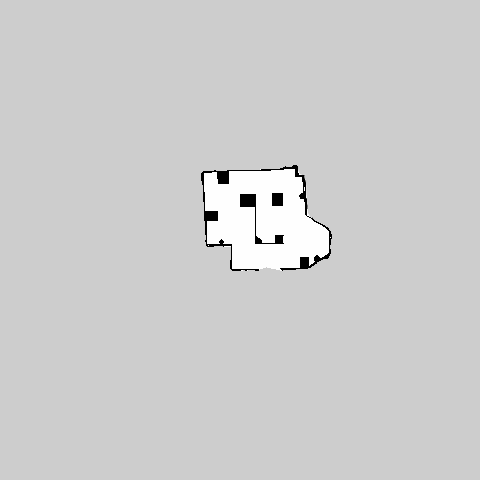
#> input picture src/task3/config/map2_edited.pgm, 480 x 480 px, found by its file name
$ python test.py
#> lines starting #> are read from the running program, lines starting #| are printed output that depends on the picture; after the words box and inside, x2 and y2 are one past the last pixel; in counts of white or black regions, pixels touching at a corner belong together
import cv2
import numpy as np
import matplotlib.pyplot as plt
from sklearn.cluster import KMeans

def main():
    # Read map
    map = cv2.imread('/home/nik/ros_repo/rins23/src/task3/config/map2_edited.pgm', cv2.IMREAD_GRAYSCALE)
#> map is the input picture: shape (480, 480); min 0, max 254, mean 205.4
    # cv2.imshow('map', map)
    # cv2.waitKey(0)

    scaled_map = cv2.resize(map, (0, 0), fx=1/4, fy=1/4)

    # Show scaled map
    # cv2.imshow('scaled_map', scaled_map)
    # cv2.waitKey(0)

    # Binary map
    binary_map = map.copy()
    binary_map = np.where(map == 254, 1, 0).astype(np.uint8)
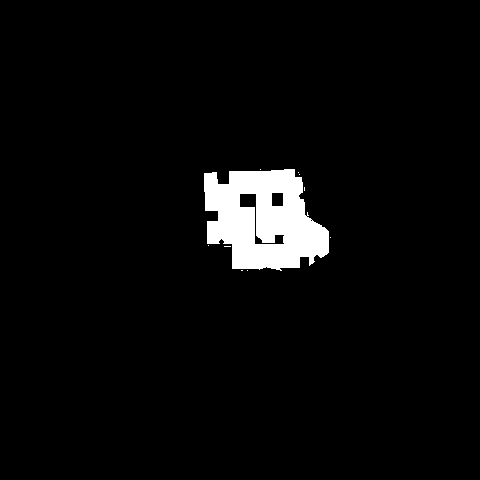
#> binary_map: shape (480, 480); values 0 (black) and 1 (white), 3.9% white; 10 white regions (9 under 20 px), largest, box (x1, y1, x2, y2) and area: (204, 169, 329, 271) 8939

    # Show binary map
    # cv2.imshow('binary_map', binary_map)
    # cv2.waitKey(0)

    plt.imshow(binary_map, cmap='gray')
    plt.show()

    # Erode
    kernel = cv2.getStructuringElement(cv2.MORPH_ELLIPSE, (3, 3))
    eroded_map = cv2.erode(binary_map, kernel)
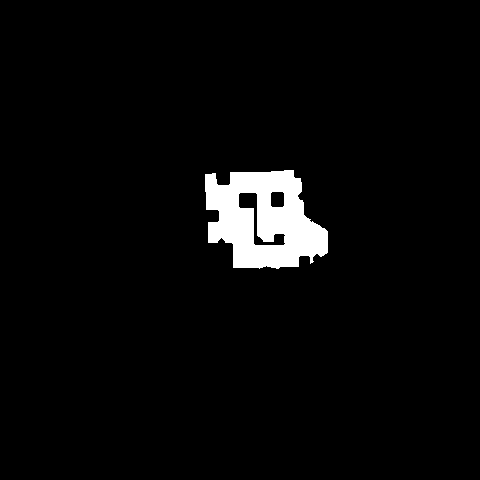
#> eroded_map: shape (480, 480); values 0 (black) and 1 (white), 3.6% white; 1 white region, box (x1, y1, x2, y2) and area: (205, 170, 328, 269) 8205

    # Show eroded map
    plt.imshow(eroded_map, cmap='gray')
    plt.show()

    # Calculate centroids
    romaing_area = list(zip(*np.nonzero(eroded_map)))
#> romaing_area = 8205 pairs, first value 170 to 268, second value 205 to 327
    kmeans = KMeans(n_clusters=6).fit(romaing_area)

    goals = kmeans.cluster_centers_
#> goals = [[219.1, 268.9], [210.7, 222.6], [241.2, 302.6], [189.6, 286.8], [251, 252.9], [183.3, 248.5]]

    # Show goals
    plt.imshow(eroded_map, cmap='gray')
    plt.scatter(goals[:, 1], goals[:, 0], c='r', s=50)
    plt.show()
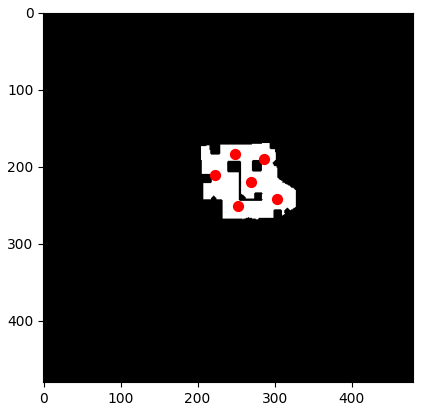
#> figure drawn by matplotlib, 1 panel

    return

if __name__ == '__main__':
    main()
